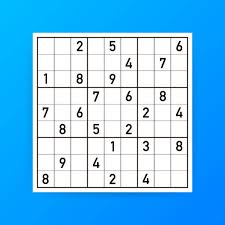
#> input picture images/img2.jpg, 225 x 225 px
$ python -i image_processing.py   (imports and definitions only)
#> lines starting #> are read from the running program, lines starting #| are printed output that depends on the picture
import cv2
import numpy as np

def order_points(pts):
    rect = np.zeros((4, 2), dtype="float32")

    s = pts.sum(axis=1)
    rect[0] = pts[np.argmin(s)]  # top-left
    rect[2] = pts[np.argmax(s)]  # bottom-right

    diff = np.diff(pts, axis=1)
    rect[1] = pts[np.argmin(diff)]  # top-right
    rect[3] = pts[np.argmax(diff)]  # bottom-left

    return rect

# [14 lines left out: function preprocess_image, not called in this run]

def extract_grid(processed_image, original_image=None):
    """Find the largest 4-point contour in `processed_image` and warp the `original_image` if provided.

    Returns the warped grayscale grid (square) suitable for per-cell OCR, or None if not found.
    """
    contours, _ = cv2.findContours(
        processed_image, cv2.RETR_EXTERNAL, cv2.CHAIN_APPROX_SIMPLE
    )
    contours = sorted(contours, key=cv2.contourArea, reverse=True)

    for contour in contours:
        approx = cv2.approxPolyDP(
            contour, 0.02 * cv2.arcLength(contour, True), True
        )
        if len(approx) == 4:
            pts = np.array([point[0] for point in approx], dtype='float32')
            pts = order_points(pts)

            widthA = np.linalg.norm(pts[2] - pts[3])  # bottom width
            widthB = np.linalg.norm(pts[1] - pts[0])  # top width
            maxWidth = max(int(widthA), int(widthB))

            heightA = np.linalg.norm(pts[1] - pts[2])  # right height
            heightB = np.linalg.norm(pts[0] - pts[3])  # left height
            maxHeight = max(int(heightA), int(heightB))

            side = max(maxWidth, maxHeight)
            side = max(side, 450)  # minimum size for consistency

            dst = np.array([[0, 0], [side - 1, 0], [side - 1, side - 1], [0, side - 1]], dtype='float32')
            matrix = cv2.getPerspectiveTransform(pts, dst)
            # Prefer to warp the original grayscale for OCR; fallback to processed_image
            if original_image is not None:
                warped = cv2.warpPerspective(original_image, matrix, (int(side), int(side)))
            else:
                warped = cv2.warpPerspective(processed_image, matrix, (int(side), int(side)))
            return warped

    print("No grid detected.")
    return None

# [52 lines left out: function extract_digits, not called in this run]

>>> import cv2
>>> picture = cv2.imread('images/img2.jpg', cv2.IMREAD_GRAYSCALE)
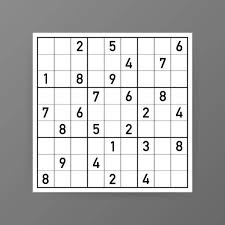
#> picture: shape (225, 225); min 0, max 255, mean 176.3
>>> result = extract_grid(picture)
#> in extract_grid, `contours, _ = cv2.findContours( processed_image, cv2.RETR_EXTERNAL, cv..`: contours = [[[0, 0], [0, 224], [224, 224], [224, 0]]]
#> the loop in extract_grid, `for contour in contours:` made 1 pass
#> (approx, pts, s in order_points, diff in order_points, widthA, widthB, maxWidth) on pass 1: ([[0, 0], [0, 224], [224, 224], [224, 0]], [[0, 0], [224, 0], [224, 224], [0, 224]], [0, 224, 448, 224], [0, 224, 0, -224], 224, 224, 224)
#> pass 1, in extract_grid, `warped = cv2.warpPerspective(processed_image, matrix, (int(side), int(..`:
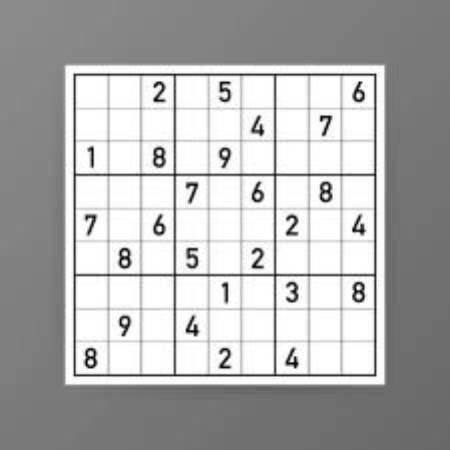
#> warped: shape (450, 450); min 3, max 255, mean 176.5

$ run again, on images/try.jpg
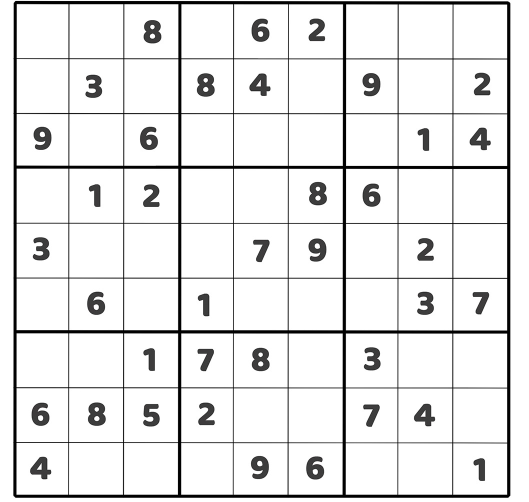
#> input picture images/try.jpg, 1057 x 1004 px (shown at 1/2 size)
#> contours = [[[0, 0], [0, 1003], [1056, 1003], [1056, 0]]]
#> the loop in extract_grid, `for contour in contours:` made 1 pass
#> (approx, pts, s in order_points, diff in order_points, widthA, widthB, maxWidth) on pass 1: ([[0, 0], [0, 1003], [1056, 1003], [1056, 0]], [[0, 0], [1056, 0], [1056, 1003], [0, 1003]], [0, 1003, 2059, 1056], [0, 1003, -53, -1056], 1056, 1056, 1056)
#> pass 1, in extract_grid, `warped = cv2.warpPerspective(processed_image, matrix, (int(side), int(..`:
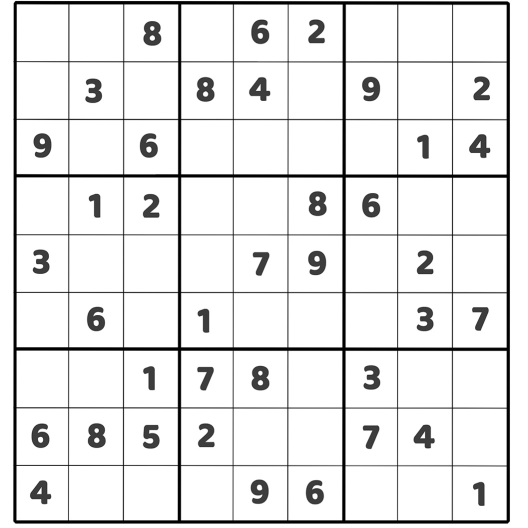
#> warped: shape (1056, 1056) (shown at 1/2 size); min 0, max 255, mean 231.4
